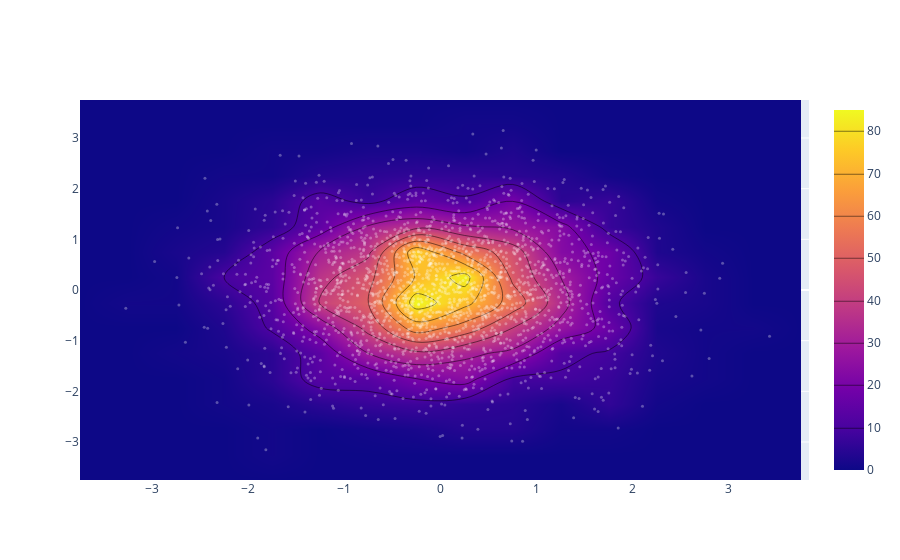

Notebook code cell kept with this figure:
### Code cell
import plotly.graph_objs as go
import numpy as np

x = np.random.randn(2000)
y = np.random.randn(2000)
iplot([go.Histogram2dContour(x=x, y=y, contours=dict(coloring='heatmap')),
       go.Scatter(x=x, y=y, mode='markers', marker=dict(color='white', size=3, opacity=0.3))], show_link=False)

### Figure 1 — Plotly figure (JSON) as saved in the notebook; plotly's stock layout.template omitted (floating-point values rounded to 4 significant figures; data arrays with more than 128 entries replaced by an {"elided": "..."} marker saying what was removed)
{"data": [{"contours": {"coloring": "heatmap"}, "type": "histogram2dcontour", "x": {"elided": "2000 float values"}, "y": {"elided": "2000 float values"}}, {"marker": {"color": "white", "opacity": 0.3, "size": 3}, "mode": "markers", "type": "scatter", "x": {"elided": "2000 float values"}, "y": {"elided": "2000 float values"}}], "layout": {}}
